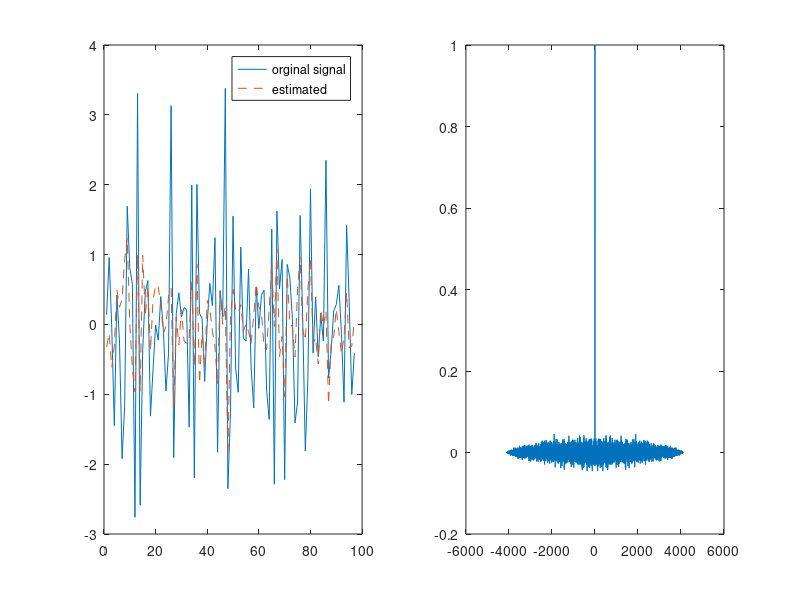

Reproduce this figure in MATLAB.
noise=randn(50000,1);
x=filter(1,[1 0.5 0.33 0.25],noise);
x=x(45904:50000);
a= lpc(x,3);
est=filter([0,-a(2:end)],1,x);
e=x-est;
subplot(1,2,1);
plot(1:97,x(4001:4097),1:97,est(4001:4097),'--');
legend('orginal signal','estimated');
[acs,lag]=xcorr(e,'coeff');
subplot(1,2,2);
plot(lag,acs);


